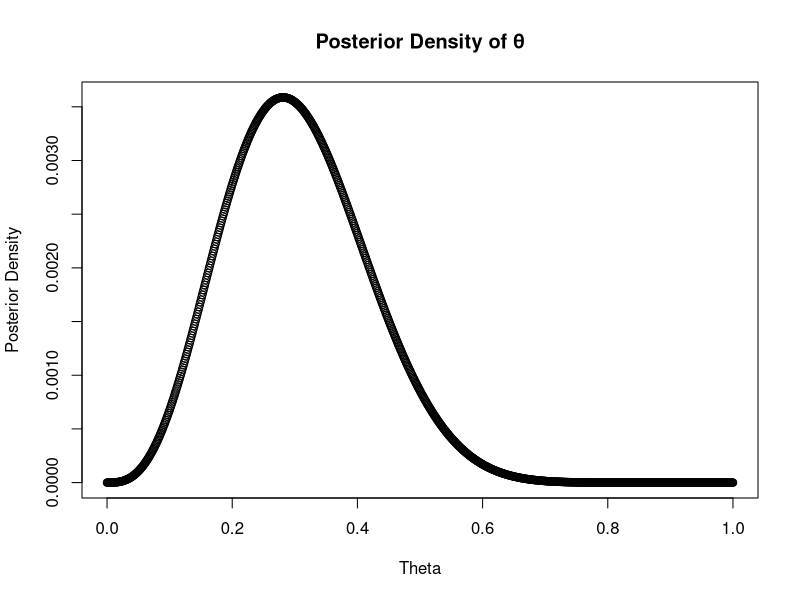

Here is the R script that generated this plot:
## ---- chunk 1
knitr::opts_chunk$set(echo = TRUE)
## ---- chunk 2
posterior_density <- function(theta) {
  (theta^3 * (1 - theta)^13) + (10 * theta^4 * (1 - theta)^12) + (45 * theta^5 * (1 - theta)^11)
}

theta_vals <- seq(0, 1, length.out = 1000)

posterior_density_val <- sapply(theta_vals, posterior_density)

plot(theta_vals, posterior_density_val, xlab = "Theta", ylab = "Posterior Density",  main = "Posterior Density of θ")
